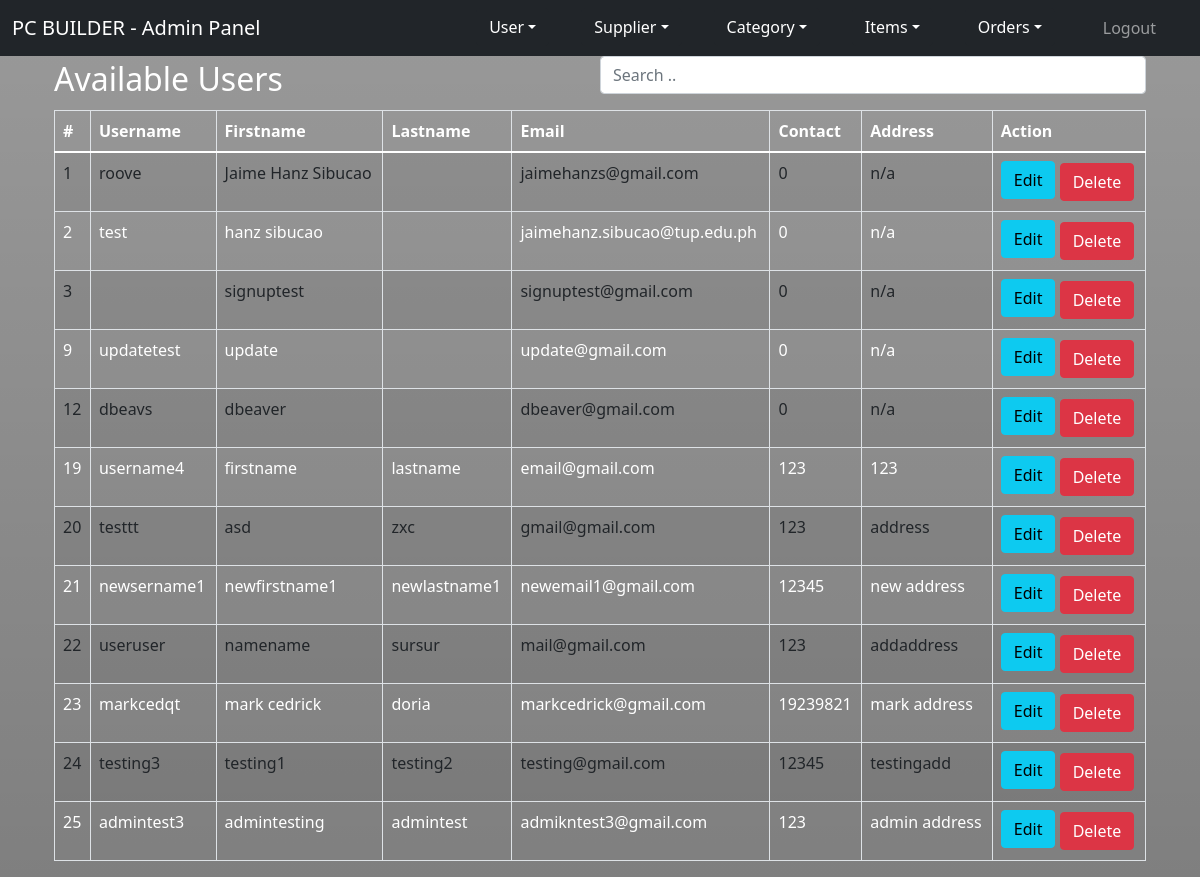
Page /index.php/admin/manageuser on the earlier database version.
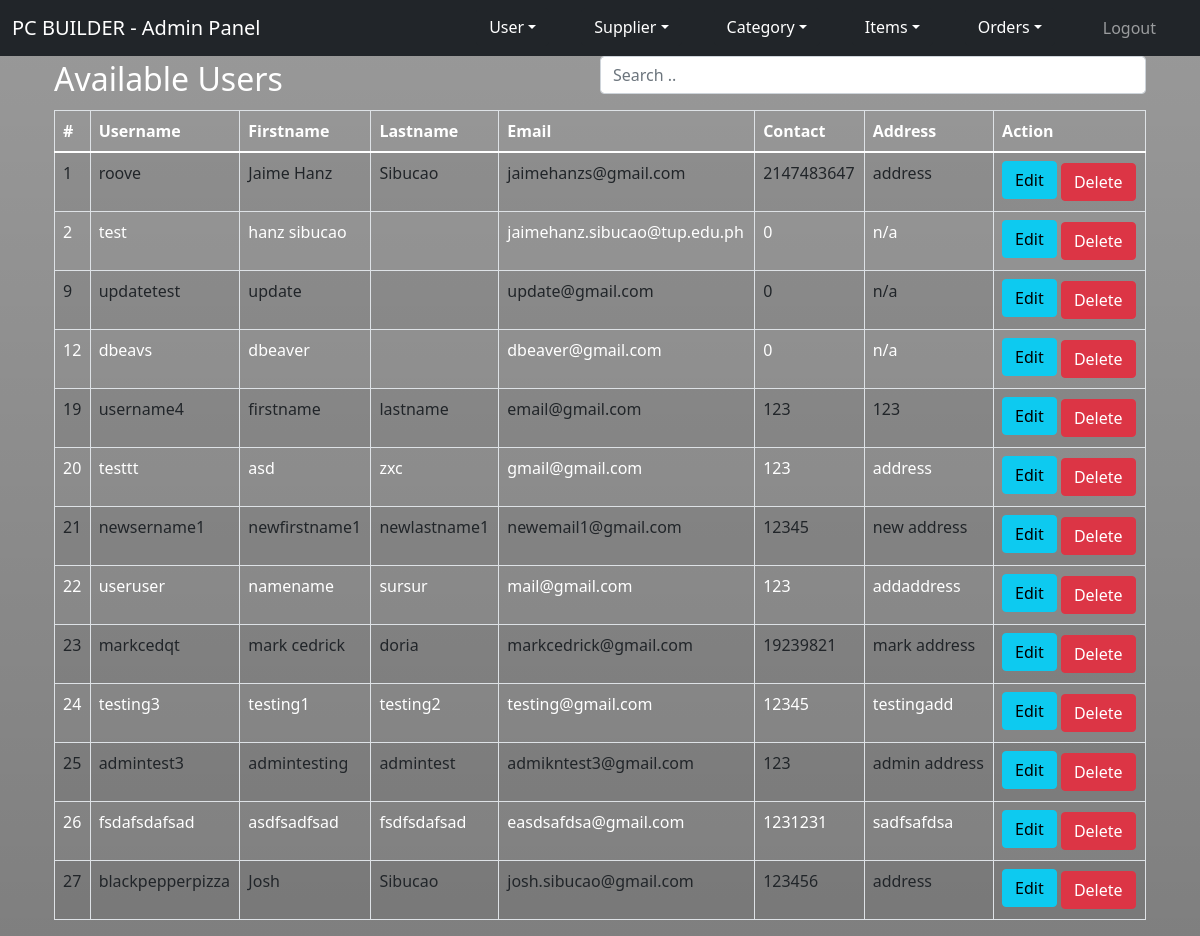
Same page on the later database version.
### tables this page shows
CREATE TABLE `users` (
  `usersId` int(11) NOT NULL,
  `firstName` varchar(256) NOT NULL,
  `usersEmail` varchar(128) NOT NULL,
  `usersUid` varchar(128) NOT NULL,
  `usersPwd` varchar(128) NOT NULL,
  `phone` int(11) NOT NULL,
  `address` varchar(512) NOT NULL DEFAULT 'n/a',
  `usertype` enum('Buyer','Seller','Buyer/Seller') NOT NULL,
  `lastName` varchar(256) NOT NULL,
  `stat` enum('Active','Inactive') DEFAULT NULL,
  `pwdRepeat` varchar(256) NOT NULL,
  `terms` enum('Agree') NOT NULL,
  `file_name` varchar(256) NOT NULL
);

### application/controllers/Admin.php (called while the page is built, shortened)
<?php
class Admin extends CI_Controller
{
    public function manageuser() {
        $this->load->model('User_model');
        $users = $this->User_model->getUsers();
        $user_data['users'] = $users;
        $this->load->view('admin/user/list', $user_data);
    }
}

### index.php (called while the page is built, shortened)
<?php
require_once BASEPATH.'core/CodeIgniter.php';

### application/models/User_model.php (called while the page is built, shortened)
<?php
class User_model extends CI_Model {
    private $table = "users";
    public function getUsers($usersId = null){
        $query = $this->db->get($this->table);
        return $query->result_array();
    }
}

### application/views/admin/user/list.php (the view, shortened to what this page needs)
<div class="container">
    <div class="container shadow-container">
        <div class="d-flex justify-content-between align-items-center">
            <div class="btn-group">
                <h2>Available Users</h2>
            </div>
            <input class="form-control mb-3" id="myInput" type="text" placeholder="Search .." style="width:50%;">
        </div>
        <div class="table-responsive-sm">
            <table class="table table-bordered table-striped table-hover table-responsive">
                <thead>
                    <tr>
                        <th>#</th>
                        <th>Username</th>
                        <th>Firstname</th>
                        <th>Lastname</th>
                        <th>Email</th>
                        <th>Contact</th>
                        <th>Address</th>
                        <th>Action</th>
                    </tr>
                </thead>
                <tbody id="myTable">
                    <?php if(!empty($users)) {?>
                    <?php foreach($users as $user) { ?>
                    <tr>
                        <td><?php echo $user['usersId']; ?></td>
                        <td><?php echo $user['usersUid']; ?></td>
                        <td><?php echo $user['firstName']; ?></td>
                        <td><?php echo $user['lastName']; ?></td>
                        <td><?php echo $user['usersEmail']; ?></td>
                        <td><?php echo $user['phone']; ?></td>
                        <td><?php echo $user['address']; ?></td>
                        <td>
                            <a href="<?php echo base_url().'admin/updateUser/'.$user['usersId'];?>"
                                class="btn btn-info mb-1">Edit</a>
                            <a href="<?php echo base_url().'admin/deleteUser/'.$user['usersId'];?>"
                                class="btn btn-danger">Delete</a>
                        </td>
                    </tr>
                    <?php } ?>
                    <?php } else {?>
                    <tr>
                        <td colspan="8">Records not found</td>
                    </tr>
                    <?php }?>
                </tbody>
            </table>
        </div>
    </div>
</div>

Differences in the rows shown:
removed users: usersId "3", firstName "signuptest", usersEmail "signuptest@gmail.com", phone "0", address "n/a"
changed users "roove": firstName "Jaime Hanz Sibucao" → "Jaime Hanz"; lastName (not shown) → "Sibucao"; phone "0" → "2147483647"; address "n/a" → "address"
added users: usersId "26", usersUid "fsdafsdafsad", firstName "asdfsadfsad", lastName "fsdfsdafsad", usersEmail "easdsafdsa@gmail.com", phone "1231231", address "sadfsafdsa"
added users: usersId "27", usersUid "blackpepperpizza", firstName "Josh", lastName "Sibucao", usersEmail "josh.sibucao@gmail.com", phone "123456", address "address"
